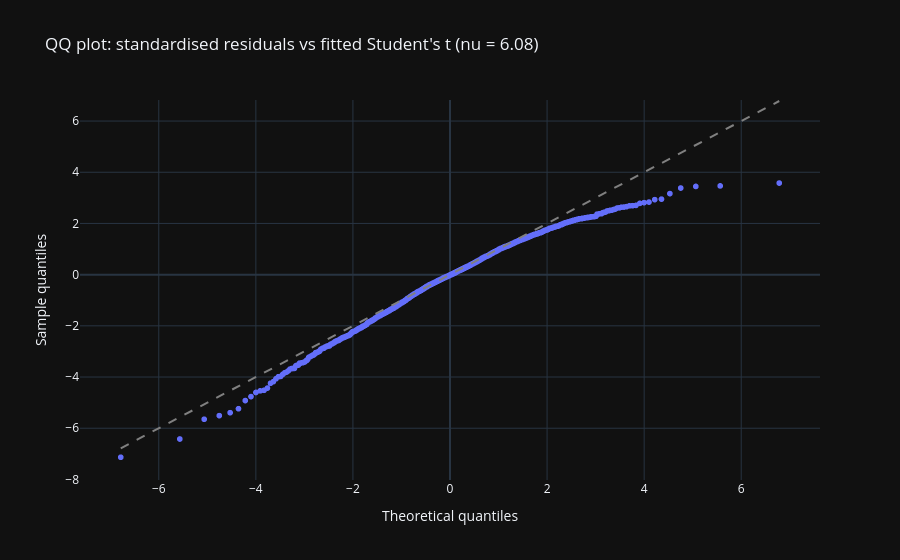

Notebook code for this chart:
### Code cell
# Did the distributional fix close the loop on the heavy tails?

kurt_raw = stats.kurtosis(returns)
kurt_std = stats.kurtosis(std_resid_t)

print(f'Excess kurtosis, raw returns: {kurt_raw:.4f}')
print(f'Excess kurtosis, standardised residuals: {kurt_std:.4f}')

# QQ plot of standardised residuals against the fitted standardised t
sample_q = np.sort(std_resid_t.values)
probs = (np.arange(1, len(sample_q) + 1) - 0.5) / len(sample_q)
theo_q = stats.t.ppf(probs, nu) * np.sqrt((nu - 2) / nu)

qq = pd.DataFrame({'theoretical': theo_q, 'sample': sample_q})
fig = qq.plot.scatter(
    x='theoretical', y='sample',
    title=f"QQ plot: standardised residuals vs fitted Student's t (nu = {nu:.2f})",
    labels={'theoretical': 'Theoretical quantiles', 'sample': 'Sample quantiles'}
)
lo, hi = theo_q.min(), theo_q.max()
fig.add_shape(type='line', x0=lo, y0=lo, x1=hi, y1=hi,
              line=dict(dash='dash', color='grey'))
fig

### Figure 1 — Plotly figure (JSON) as saved in the notebook; plotly's stock layout.template omitted (floating-point values rounded to 4 significant figures; data arrays with more than 128 entries replaced by an {"elided": "..."} marker saying what was removed)
{"data": [{"hovertemplate": "Theoretical quantiles=%{x}<br>Sample quantiles=%{y}<extra></extra>", "legendgroup": "", "marker": {"color": "#636efa", "symbol": "circle"}, "mode": "markers", "name": "", "showlegend": false, "type": "scattergl", "x": {"elided": "6387 float values"}, "xaxis": "x", "y": {"elided": "6387 float values"}, "yaxis": "y"}], "layout": {"legend": {"tracegroupgap": 0}, "shapes": [{"line": {"color": "grey", "dash": "dash"}, "type": "line", "x0": -6.783, "x1": 6.783, "y0": -6.783, "y1": 6.783}], "title": {"text": "QQ plot: standardised residuals vs fitted Student's t (nu = 6.08)"}, "xaxis": {"anchor": "y", "domain": [0, 1], "title": {"text": "Theoretical quantiles"}}, "yaxis": {"anchor": "x", "domain": [0, 1], "title": {"text": "Sample quantiles"}}}}
